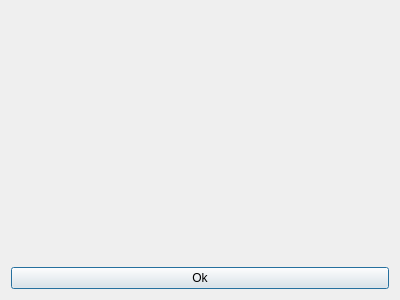
<?xml version="1.0" encoding="UTF-8"?>
<ui version="4.0">
 <class>Dialog</class>
 <widget class="QDialog" name="Dialog">
  <property name="geometry">
   <rect>
    <x>0</x>
    <y>0</y>
    <width>400</width>
    <height>300</height>
   </rect>
  </property>
  <property name="windowTitle">
   <string>Message</string>
  </property>
  <layout class="QVBoxLayout" name="verticalLayout">
   <item>
    <widget class="QLabel" name="message">
     <property name="text">
      <string>&lt;html&gt;&lt;head/&gt;&lt;body&gt;&lt;p align=&quot;center&quot;&gt;&lt;br/&gt;&lt;/p&gt;&lt;/body&gt;&lt;/html&gt;</string>
     </property>
    </widget>
   </item>
   <item>
    <widget class="QPushButton" name="ok_button">
     <property name="text">
      <string>Ok</string>
     </property>
    </widget>
   </item>
  </layout>
 </widget>
 <resources/>
 <connections/>
</ui>
